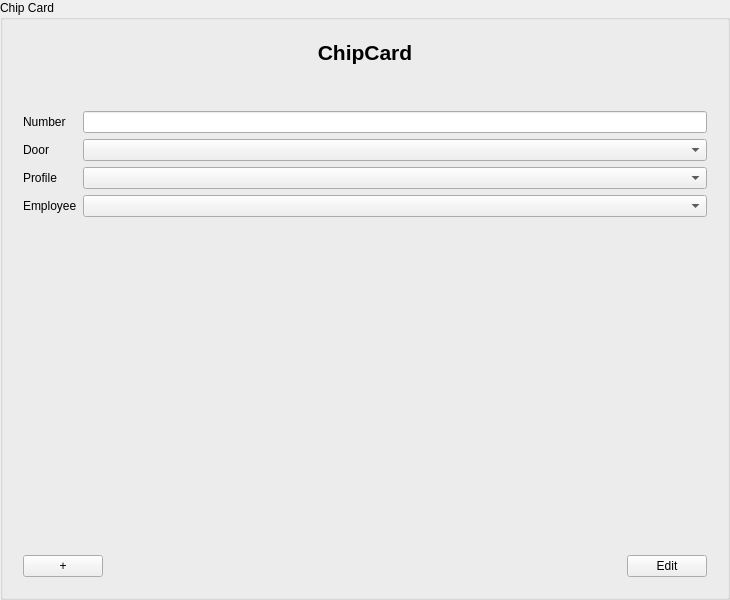
<?xml version="1.0" encoding="UTF-8"?>
<ui version="4.0">
 <class>ChipCardInputArea</class>
 <widget class="QGroupBox" name="ChipCardInputArea">
  <property name="geometry">
   <rect>
    <x>0</x>
    <y>0</y>
    <width>730</width>
    <height>600</height>
   </rect>
  </property>
  <property name="windowTitle">
   <string>Chip Card</string>
  </property>
  <property name="accessibleName">
   <string>ChipCardInputDialog</string>
  </property>
  <property name="title">
   <string>Chip Card</string>
  </property>
  <layout class="QGridLayout" name="gridLayout_3">
   <item row="0" column="0">
    <widget class="QWidget" name="GroupBox" native="true">
     <layout class="QVBoxLayout" name="verticalLayout_3">
      <item>
       <layout class="QVBoxLayout" name="verticalLayout">
        <item>
         <widget class="QLabel" name="label_Header">
          <property name="font">
           <font>
            <pointsize>16</pointsize>
            <weight>75</weight>
            <bold>true</bold>
           </font>
          </property>
          <property name="text">
           <string>ChipCard</string>
          </property>
          <property name="alignment">
           <set>Qt::AlignCenter</set>
          </property>
         </widget>
        </item>
       </layout>
      </item>
      <item>
       <spacer name="verticalSpacer_2">
        <property name="orientation">
         <enum>Qt::Vertical</enum>
        </property>
        <property name="sizeType">
         <enum>QSizePolicy::Preferred</enum>
        </property>
        <property name="sizeHint" stdset="0">
         <size>
          <width>20</width>
          <height>40</height>
         </size>
        </property>
       </spacer>
      </item>
      <item>
       <layout class="QFormLayout" name="formLayout">
        <item row="0" column="0">
         <widget class="QLabel" name="label_Number">
          <property name="text">
           <string>Number</string>
          </property>
         </widget>
        </item>
        <item row="0" column="1">
         <widget class="QLineEdit" name="lineEdit"/>
        </item>
        <item row="1" column="0">
         <widget class="QLabel" name="label_Version">
          <property name="text">
           <string>Door</string>
          </property>
         </widget>
        </item>
        <item row="1" column="1">
         <widget class="QComboBox" name="comboBox_Door"/>
        </item>
        <item row="2" column="0">
         <widget class="QLabel" name="label_Revision">
          <property name="text">
           <string>Profile</string>
          </property>
         </widget>
        </item>
        <item row="2" column="1">
         <widget class="QComboBox" name="comboBox_Profile"/>
        </item>
        <item row="3" column="0">
         <widget class="QLabel" name="label_Fix">
          <property name="text">
           <string>Employee</string>
          </property>
         </widget>
        </item>
        <item row="3" column="1">
         <widget class="QComboBox" name="comboBox_Employee"/>
        </item>
       </layout>
      </item>
      <item>
       <spacer name="verticalSpacer">
        <property name="orientation">
         <enum>Qt::Vertical</enum>
        </property>
        <property name="sizeHint" stdset="0">
         <size>
          <width>20</width>
          <height>40</height>
         </size>
        </property>
       </spacer>
      </item>
      <item>
       <layout class="QHBoxLayout" name="horizontalLayout">
        <item>
         <widget class="QPushButton" name="pushButton_Add">
          <property name="text">
           <string>+</string>
          </property>
         </widget>
        </item>
        <item>
         <spacer name="horizontalSpacer">
          <property name="orientation">
           <enum>Qt::Horizontal</enum>
          </property>
          <property name="sizeHint" stdset="0">
           <size>
            <width>40</width>
            <height>20</height>
           </size>
          </property>
         </spacer>
        </item>
        <item>
         <widget class="QPushButton" name="pushButton_EditFinish">
          <property name="text">
           <string>Edit</string>
          </property>
         </widget>
        </item>
       </layout>
      </item>
     </layout>
    </widget>
   </item>
  </layout>
 </widget>
 <tabstops>
  <tabstop>pushButton_Add</tabstop>
  <tabstop>pushButton_EditFinish</tabstop>
 </tabstops>
 <resources/>
 <connections/>
</ui>
